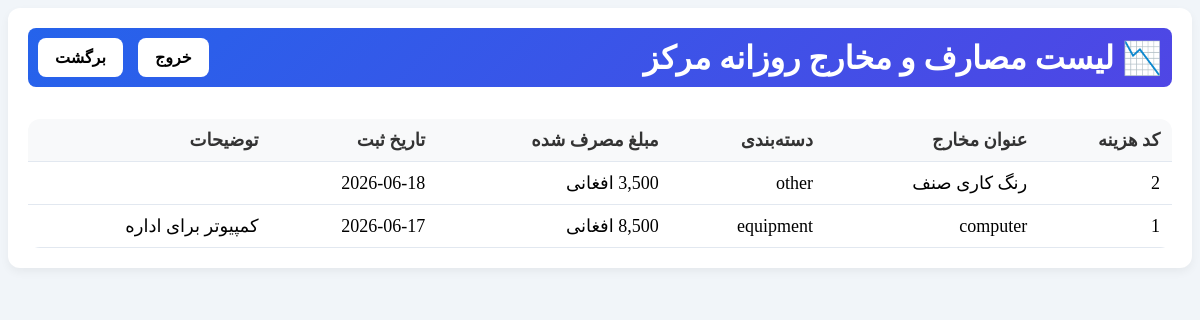
The app's page /admin/expenses_list.php (signed in) with its own data.
### tables this page shows
CREATE TABLE `expenses` (
  `id` int(11) NOT NULL,
  `title` varchar(150) NOT NULL,
  `category` enum('food','bills','salary','rent','equipment','other') DEFAULT 'other',
  `amount` decimal(10,2) NOT NULL,
  `expense_date` date NOT NULL,
  `description` text DEFAULT NULL,
  `created_at` timestamp NOT NULL DEFAULT current_timestamp()
);

### admin/expenses_list.php (the view, shortened to what this page needs)
<?php
require_once '../db.php';
$list_expenses = mysqli_query($conn, "SELECT * FROM expenses ORDER BY id DESC");
?>
<!DOCTYPE html>
<html lang="fa" dir="rtl">
<head>
    <link rel="stylesheet" href="lists.css">
</head>
<body>
    <div id="expenses-section" class="section-box">
    <h3> <div class="title">
        📉 لیست مصارف و مخارج روزانه مرکز
    </div>
         <div class="button">
            <a href="../login.php">خروج</a>
            <a href="dashboard.php">برگشت</a>
        </div>
    </h3>
    <table>
        <thead>
            <tr>
                <th>کد هزینه</th>
                <th>عنوان مخارج</th>
                <th>دسته‌بندی</th>
                <th>مبلغ مصرف شده</th>
                <th>تاریخ ثبت</th>
                <th>توضیحات </th>
            </tr>
        </thead>
        <tbody>
            <?php while($row = mysqli_fetch_assoc($list_expenses)): ?>
                <tr>
                    <td><?php echo $row['id']; ?></td>
                    <td><?php echo $row['title']; ?></td>
                    <td><?php echo $row['category']; ?></td>
                    <td><?php echo number_format($row['amount']); ?> افغانی</td>
                    <td><?php echo $row['expense_date']; ?></td>
                    <td><?php echo $row['description']; ?></td>
                </tr>
            <?php endwhile; ?>
        </tbody>
    </table>
</div>
</body>
</html>

### admin/lists.css (style rules this page uses)
body { background-color: #f1f5f9; }
.section-box { background: #ffffff; padding: 20px; border-radius: 12px; box-shadow: 0 4px 10px rgba(0, 0, 0, 0.05); margin-bottom: 35px; scroll-margin-top: 20px; }
.section-box h3 { background: linear-gradient(135deg, #2563eb, #4f46e5); border-radius: 8px; margin-top: 0; color: white; padding: 10px 10px; padding-bottom: 10px; font-size: 32px; display: flex; justify-content: space-between; align-items: center; }
table { width: 100%; border-collapse: collapse; margin-top: 10px; border-radius: 12px; overflow: hidden; }
th, td { padding: 10px 12px; text-align: right; border-bottom: 1px solid #e2e8f0; font-size: 18px; }
th { background-color: #f8f9fa; color: #333; font-weight: bold; }
.button { display: flex; flex-direction: row; justify-content: space-between; align-items: center; gap: 15px; }
.button a { text-decoration: none; font-size: 16px; color: black; background-color: white; padding: 10px 17px; border-radius: 8px; }

### records on screen
expenses: id "2", title "رنگ کاری صنف", category "other", expense_date "2026-06-18"
expenses: id "1", title "computer", category "equipment", expense_date "2026-06-17", description "کمپیوتر برای اداره"
